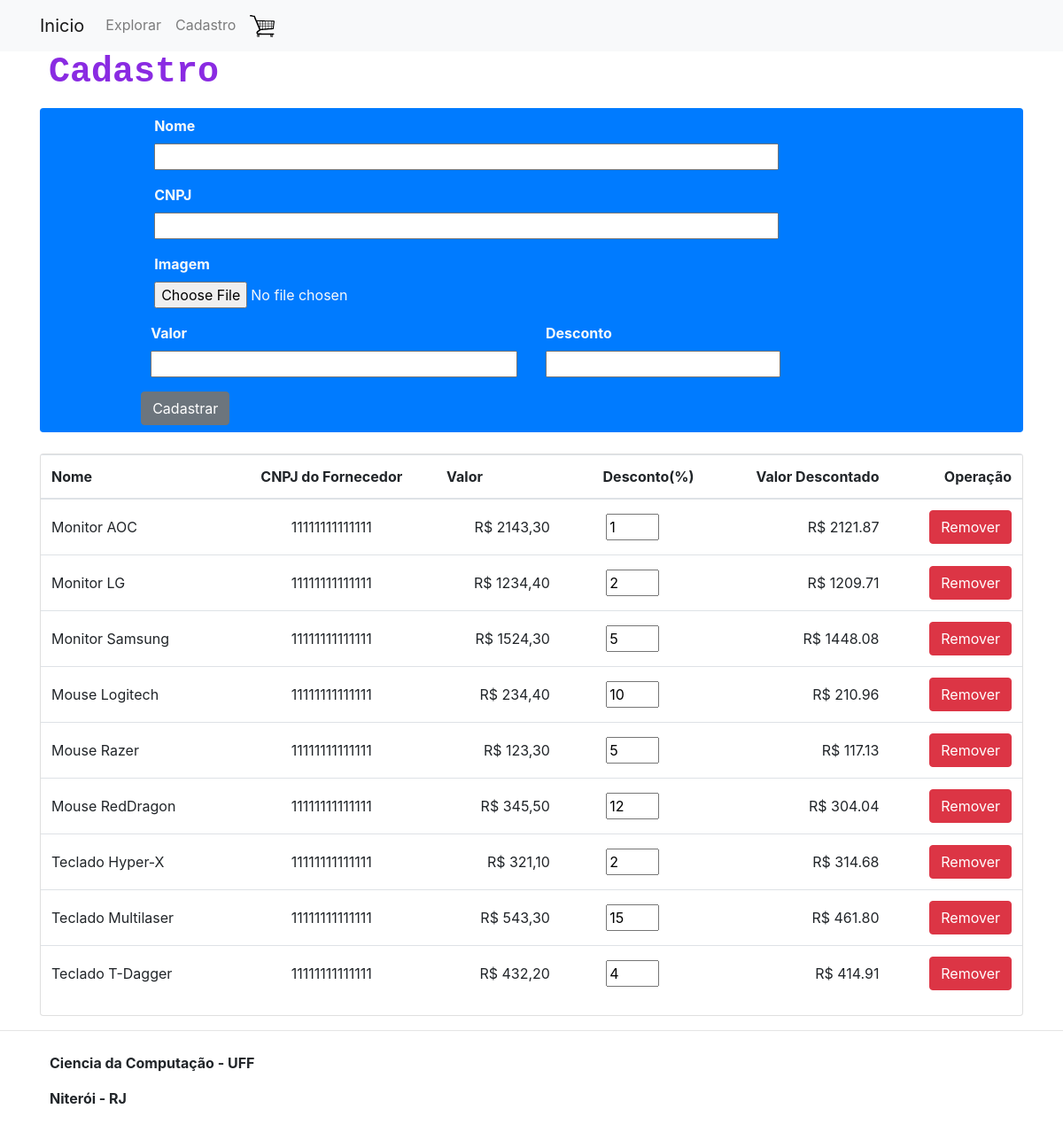
Before: /produto/cadastro/ with the older database file.
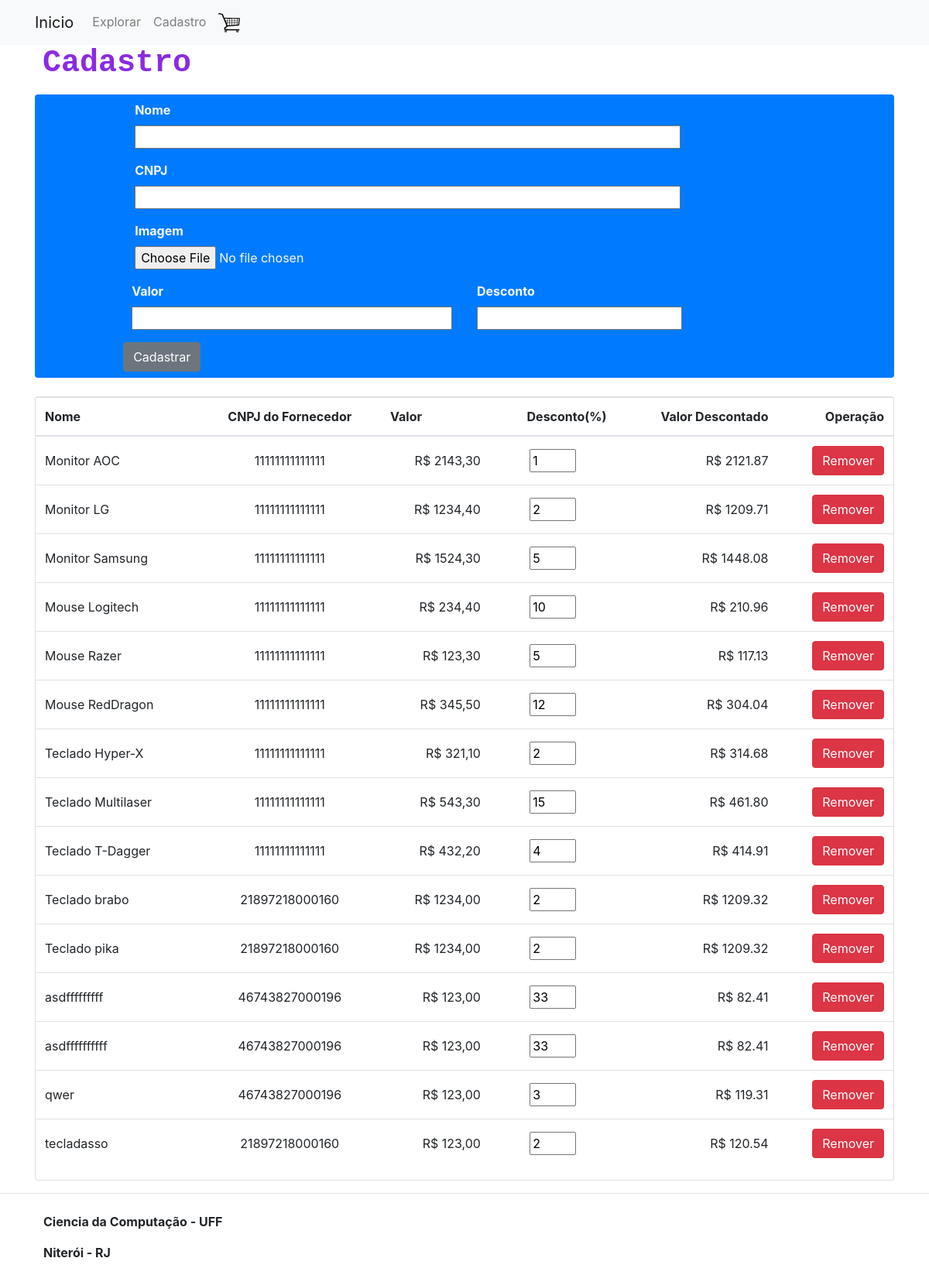
After: the same page with the newer database file.
### produto/models.py (models this page shows, shortened)
class Produto(models.Model):
    nome = models.CharField(max_length=70, db_index=True, unique=True)
    slug = models.SlugField(max_length=70)
    imagem = models.ImageField(upload_to='./static/images', blank=True)
    valor = models.DecimalField(max_digits=6,decimal_places=2)
    desconto = models.IntegerField(validators=[
        MaxValueValidator(100),
        MinValueValidator(0)
    ])
    cnpj_fornecedor = models.CharField(max_length=14)
    def valorComDesconto(self):
        com_desconto = (1-self.desconto/100) * self.valor.__float__()
        return f'{com_desconto: .2f}'
    class Meta:
        db_table = 'produto'
        ordering = ('nome',)

### produto/views.py (the view)
# urls.py: path("cadastro/", views.cadastro, name="cadastro"),
def cadastro(request):
    produto_form = ProdutoForm()
    produtos = Produto.objects.all()
    lista_form = []
    for produto in produtos:
        lista_form.append(EditableProductForm(
            initial={
                'produto_id': produto.id,
                'desconto': produto.desconto,
            }
        ))
    return render(request, 'produto/cadastra_produto.html', {
        "listas": zip(produtos, lista_form),
        "form": produto_form})

### produto/forms.py (shortened to what this page needs)
class ProdutoForm(forms.ModelForm):
    class Meta:
        model = Produto
        fields = ('nome', 'cnpj_fornecedor', 'imagem', 'valor', 'desconto')
        localized_fields = ('valor',)
    def __init__(self, *args , **kwargs):
        super().__init__(*args, **kwargs)
        self.fields['nome'].error_messages={
            'required': "Campo obrigatório",
            'unique': "Já existe"
        }
        self.fields['valor'].error_messages={
            'required': "Campo obrigatório"
        }
        self.fields['valor'].widget=forms.TextInput(attrs={
            'onkeypress':'return event.charCode >= 48 && event.charCode <= 57'
        })
        self.fields['desconto'].error_messages={
            'required': "Campo obrigatório",
            'max_value': "Insira um valor entre 0 e 100",
            'min_value': "Insira um valor entre 0 e 100"
        }
        self.fields['desconto'].widget=forms.TextInput(attrs={
            'onkeypress':'return event.charCode >= 48 && event.charCode <= 57'
        })

### produto/templates/produto/cadastra_produto.html (shortened to what this page needs)
{% extends 'base.html' %}
{% load static %}
{% block body %}
    <h1 class="title">Cadastro</h1>
    <div id='form'>
        <div class="d-flex mt-3 bg-primary text-light p-2 rounded justify-content-center">
            <form id="formData" action="" method="POST" class="col-md-10" enctype="multipart/form-data" novalidate>
                <div class = "d-flex form-group flex-column col-md-10">
                    <label for="id_nome" class="font-weight-bold">Nome</label>
                    {{form.nome}}
                </div>
                <div class = "d-flex form-group flex-column col-md-10">
                    <label for="id_cnpj_fornecedor" class="font-weight-bold">CNPJ</label>
                    {{form.cnpj_fornecedor}}
                </div>
                <div class = "d-flex form-group flex-column col-md-10">
                    <label for="id_imagem" class="font-weight-bold">Imagem</label>
                    {{form.imagem}}
                </div>
                <div class = "form-row">
                    <div class="d-flex flex-column col-md-6 mb-3 px-3">
                        <label for="id_valor" class="font-weight-bold">Valor</label>
                        {{form.valor}}
                    </div>
                    <div class="d-flex flex-column col-md-4 mb-3 px-3">
                        <label for="id_desconto" class="font-weight-bold">Desconto</label>
                        {{form.desconto}}
                    </div>
                </div>
                <button class="btn btn-secondary" type="submit">Cadastrar</button>
            </form>
        </div>
    </div>
    <br>
    <div>
        <div class="card">
            <table id="tabela" class="table">
                <thead>
                    <tr>
                        <th class="text-left align-middle" scope="col">Nome</th>
                        <th class="text-center align-middle" scope="col">CNPJ do Fornecedor</th>
                        <th class="text-left align-middle" scope="col">Valor</th>
                        <th class="text-right align-middle" scope="col">Desconto(%)</th>
                        <th class="text-right align-middle" scope="col">Valor Descontado</th>
                        <th class="text-right align-middle" scope="col">Operação</th>
                    </tr>
                </thead>
                <tbody id="table_body">
                    {% for produto, form in listas %}
                    <tr>
                        <td class="text-left align-middle">
                            {{produto.nome}}
                        </td>
                        <td class="text-center align-middle">{{produto.cnpj_fornecedor}}</td>
                        <td class="text-right align-middle">R$ {{produto.valor}}</td>
                        <td class="text-center align-middle">
                            <form
                            class="mx-auto"
                            style="width: 60px"
                            action="{% url 'produto:atualiza_produto'%}"
                            method="POST"
                            novalidate
                            >
                            {{form.desconto}}
                            </form>
                        </td>
                        <td class="text-right align-middle descontado">R$ {{produto.valorComDesconto}}</td>
                        <td class="text-right align-middle">
                            <form class="delete" action="{% url 'produto:remove_produto' produto.id %}">
                                <button id="remove_produto" type='button' class="btn btn-danger remover" tabindex="-1">
                                    Remover
                                </button>
                            </form>
                        </td>
                    </tr>
                {% endfor %}
                </tbody>
            </table>
        </div>
    </div>
{% endblock %}

Changed rows visible on the page:
added Produto: nome "Teclado brabo", cnpj_fornecedor "21897218000160", valor "1234,00", desconto "2", valorComDesconto "1209.32"
added Produto: nome "Teclado pika", cnpj_fornecedor "21897218000160", valor "1234,00", desconto "2", valorComDesconto "1209.32"
added Produto: nome "asdfffffffff", cnpj_fornecedor "46743827000196", valor "123,00", desconto "33", valorComDesconto "82.41"
added Produto: nome "asdffffffffff", cnpj_fornecedor "46743827000196", valor "123,00", desconto "33", valorComDesconto "82.41"
added Produto: nome "qwer", cnpj_fornecedor "46743827000196", valor "123,00", desconto "3", valorComDesconto "119.31"
added Produto: nome "tecladasso", cnpj_fornecedor "21897218000160", valor "123,00", desconto "2", valorComDesconto "120.54"
